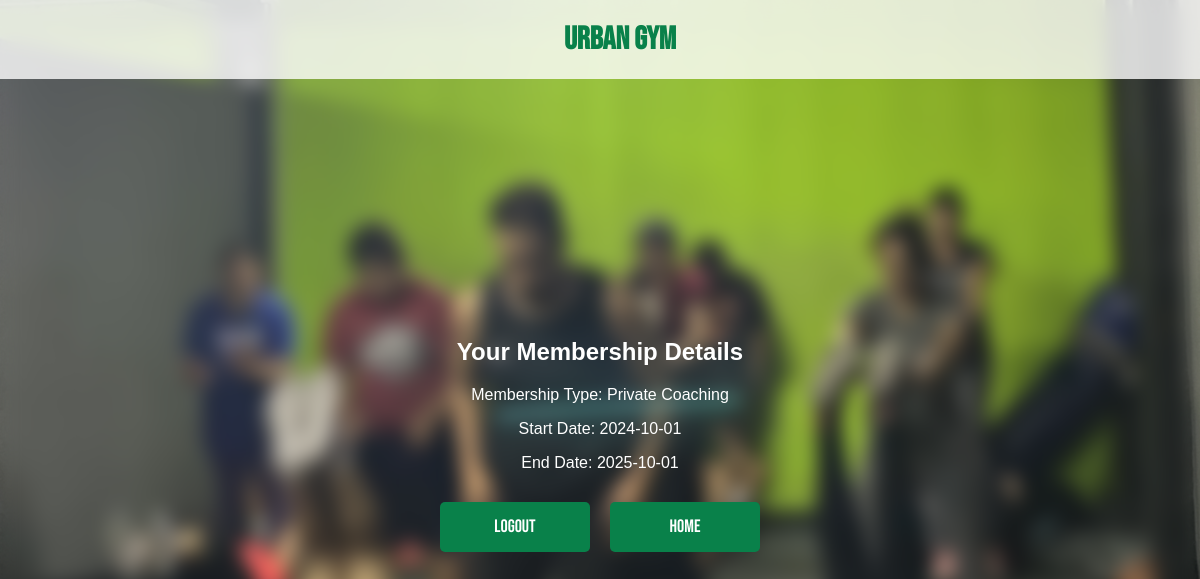
The page /urban/track-membership.php (signed in) on the database its author committed.
### tables this page shows
CREATE TABLE `memberships` (
  `membership_id` int(11) UNSIGNED NOT NULL,
  `user_id` int(11) UNSIGNED NOT NULL,
  `start_date` date NOT NULL,
  `end_date` date NOT NULL,
  `membership_type` varchar(100) NOT NULL
);

### urban/track-membership.php (the view, shortened to what this page needs)
<?php
$servername = "localhost";
$username = "root";
$password = "";
$dbname = "urbangymdb";
$conn = new mysqli($servername, $username, $password, $dbname);
$userID = $_SESSION['user_id'];
$sql = "SELECT membership_type, start_date, end_date FROM memberships WHERE user_id = ?";
$stmt = $conn->prepare($sql);
$stmt->bind_param('i', $userID);
$stmt->execute();
$result = $stmt->get_result();
?>
<!DOCTYPE html>
<html lang="en">
<head>
</head>
<body>
    <header>
        <h1>Urban Gym</h1>
    </header>
    <main>
        <section>
            <h2>Your Membership Details</h2>
            <?php
            if ($result->num_rows > 0) {
                while ($row = $result->fetch_assoc()) {
                    echo "<p>Membership Type: " . htmlspecialchars($row["membership_type"]) . "</p>";
                    echo "<p>Start Date: " . htmlspecialchars($row["start_date"]) . "</p>";
                    echo "<p>End Date: " . htmlspecialchars($row["end_date"]) . "</p>";
                }
            } else {
                echo "<p>No membership found for this user.</p>";
            }
            ?>
        </section>
        <div class="buttons-container">
            <button onclick="location.href='logout.php'">Logout</button>
            <button onclick="location.href='home.html'">Home</button>
        </div>
    </main>
</body>
</html>

### urban/track-membership.php (style rules this page uses)
body { font-family: 'Arial', sans-serif; margin: 0; padding: 0; text-align: center; background-image: url('urbangym.jpeg'); background-size: cover; height: 100vh; color: #fff; display: flex; flex-direction: column; justify-content: center; align-items: center; overflow: hidden; }
header { width: 100%; padding: 20px; background-color: rgba(255, 255, 255, 0.8); position: fixed; top: 0; left: 0; z-index: 2; text-align: center; }
header h1 { font-family: 'Bebas Neue', sans-serif; margin: 0; color: #09814A; }
main { margin-top: 80px; padding: 20px; text-align: center; }
h2 { margin-top: 20px; }
button { display: inline-block; width: 150px; height: 50px; font-size: 18px; font-family: 'Bebas Neue', sans-serif; background-color: #09814A; color: #fff; border: none; cursor: pointer; border-radius: 5px; margin: 10px; }
.buttons-container { display: flex; justify-content: center; margin-top: 20px; }
body::before { content: ''; position: fixed; top: 0; left: 0; width: 100%; height: 100%; background: inherit; filter: blur(10px); z-index: -1; }

### rows shown on the page
memberships: membership_type "Private Coaching", start_date "2024-10-01", end_date "2025-10-01"
